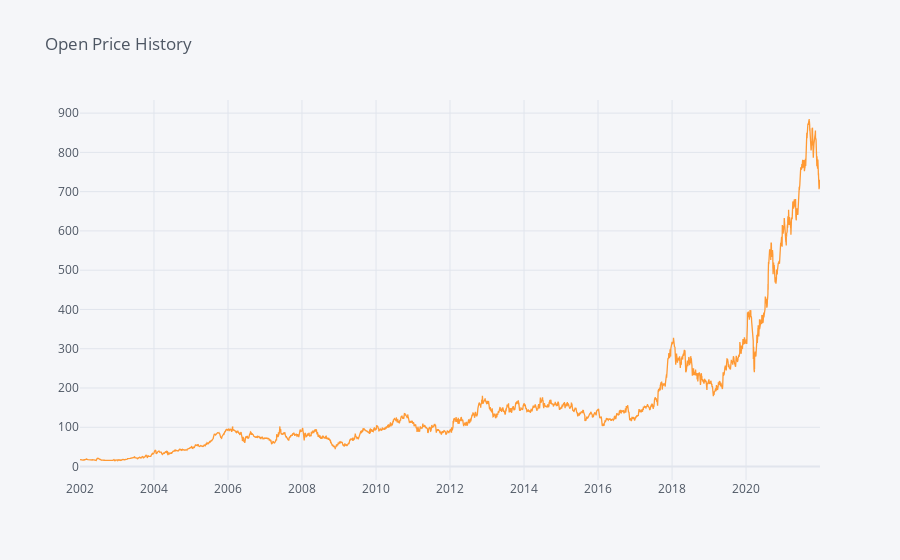

Notebook cell for this chart:
### Code cell
Tata_df["Open"].iplot(kind = 'line',title = 'Open Price History')

### Figure 1 — Plotly figure (JSON) as saved in the notebook; plotly's stock layout.template omitted (floating-point values rounded to 4 significant figures; data arrays with more than 128 entries replaced by an {"elided": "..."} marker saying what was removed)
{"data": [{"line": {"color": "rgba(255, 153, 51, 1.0)", "dash": "solid", "shape": "linear", "width": 1.3}, "mode": "lines", "name": "Open", "text": "", "type": "scatter", "x": {"elided": "4942 str values"}, "y": {"elided": "4942 float values"}}], "layout": {"legend": {"bgcolor": "#F5F6F9", "font": {"color": "#4D5663"}}, "paper_bgcolor": "#F5F6F9", "plot_bgcolor": "#F5F6F9", "title": {"font": {"color": "#4D5663"}, "text": "Open Price History"}, "xaxis": {"gridcolor": "#E1E5ED", "showgrid": true, "tickfont": {"color": "#4D5663"}, "title": {"font": {"color": "#4D5663"}, "text": ""}, "zerolinecolor": "#E1E5ED"}, "yaxis": {"gridcolor": "#E1E5ED", "showgrid": true, "tickfont": {"color": "#4D5663"}, "title": {"font": {"color": "#4D5663"}, "text": ""}, "zerolinecolor": "#E1E5ED"}}}
